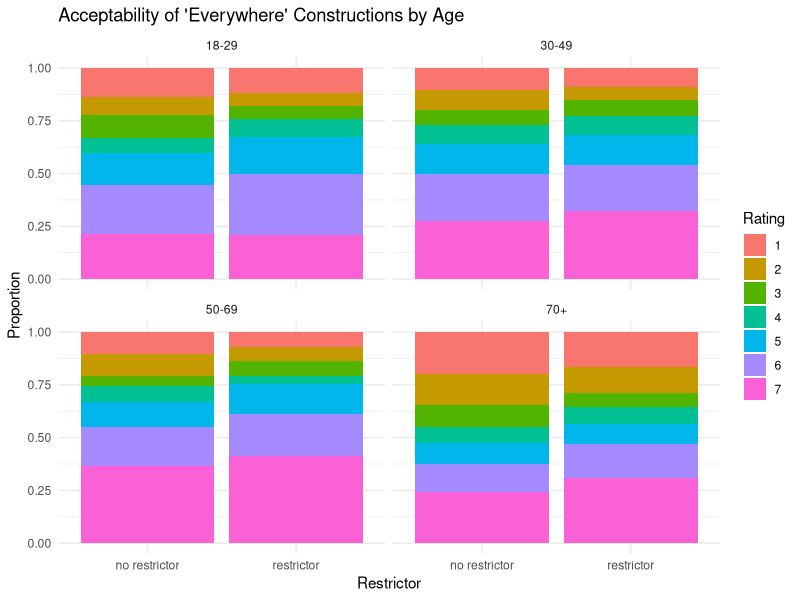
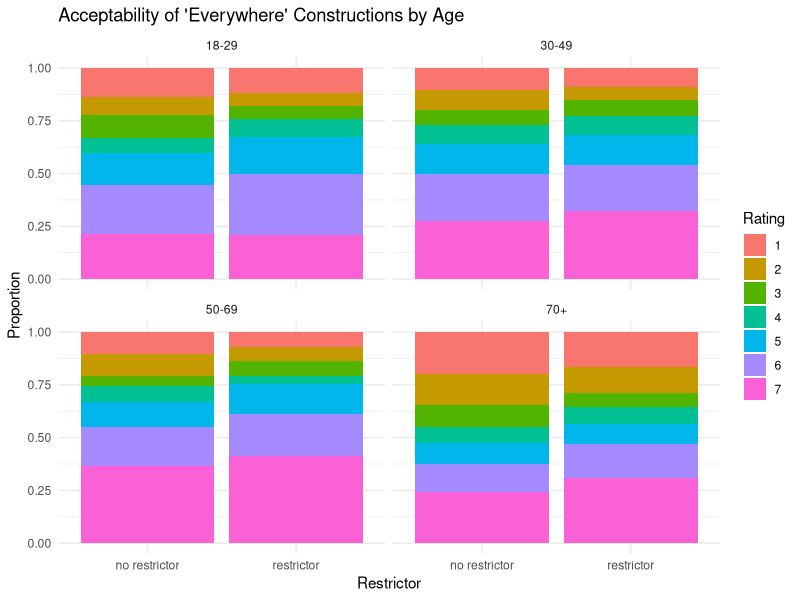

R code for these plots, in order:
# ==============================================================================
# Week 3
# Title: Task C: Acceptability of "Everywhere" Constructions
# Author: Sandria Tran
# Lecture: Questionable Research Practices 
# Workshop: Plot Basics
# Workshop: Summarise, count and group data 
# Date: 2025-10-03
# Topic:  Research cycle | Data viz principles | Quarto documents, data transformation and plottting
# Instructions:
#     (1) Read the sluckin2022/everywhere-loc.csv data.
#     (2) Mutate Restrictor: 0 = "no restrictor", 1 = "restrictor".
#     (3) Mutate Value column to character.
#     (4) Create a filled stacked bar chart by Restrictor, fill by Value,
#         panels by Age.
#     (5) Can you spot differences in rating across age brackets?
# Learning Objectives:
#    (i) Question:
#         (1) What does the research cycle entail?
#            (a) Research Question / Hypothesis 
#            (b) Study Design
#            (c) Data Acquisiton 
#            (d) Data Analysis
#            (e) interpretation
#            (f) Publication / Next Study 
#            (via https://stefanocoretta.github.io/qdal/ch-research-cycle.html)
#          (2) How do the researcher’s degrees of freedom affect research?
#              describes the flexible choices researchers have to:
#              (a) select data for analysis
#              (b) choose statistical methods/models
#              (c) report results 
#              (d) however, excessive degrees of freedom can:
#                  (i)  undermine robustness and reproducibility 
#                  (ii) make published findings less generalizable and reliable
#              (e) open research practices + replication studies increases reproducille, credible science
#           (via https://stefanocoretta.github.io/qdal/ch-research-cycle.html)
#          (3) What are Questionable Research Practices?
#              (a) practices (intentional or not) that undermine robustness of research
#                  (via https://stefanocoretta.github.io/qdal/ch-research-cycle.html)
#          (4) Which characteristic do compelling graphics have?
#              (a) it contains reliable Information
#              (b) patterns become noticable (based on design)
#              (c) attractive, but represents honesty, clarity, and depth
#              (d) enables exploration when its organization is appropriate 
#              (via https://stefanocoretta.github.io/qdal/ch-plotting.html)
#    (ii) Skills:
#              (1) Use Quarto files to create dynamic reports.
#              (2) Filtering rows using filter().
#              (3) Using logical operators to filter data.
#              (4) Create or modify columns with mutate().
# Important Terms & Information:
#       Lecture: https://uoelel.github.io/qml/lectures/week-03.html#/title-slide
#       Textbook (online): https://stefanocoretta.github.io/qdal/ch-transform.html
#       Textbook (PDF): https://stefanocoretta.github.io/qdal/Quantitative-Data-Analysis-for-Linguists-in-R.pdf
# ==============================================================================

library(tidyverse)
library(here)

# Create outputs directory
output_dir <- here("code", "outputs")
if (!dir.exists(output_dir)) dir.create(output_dir, recursive = TRUE)

# Read and transform data
judgements <- read_csv(here("data", "sluckin2022", "everywhere-loc.csv"), show_col_types = FALSE) %>%
  mutate(
    Restrictor = if_else(Restrictor == 0, "no restrictor", "restrictor"),
    Value = as.character(Value)
  )

# Create visualization
p1 <- ggplot(judgements, aes(x = Restrictor, fill = Value)) +
  geom_bar(position = "fill") +
  facet_wrap(~Age) +
  labs(
    title = "Acceptability of 'Everywhere' Constructions by Age",
    x = "Restrictor",
    y = "Proportion",
    fill = "Rating"
  ) +
  theme_minimal()

ggsave(here("code", "Week 3", "TaskC_acceptability_plot.png"), p1, width = 10, height = 6)
ggsave(here("code", "outputs", "Week3_TaskC_acceptability_plot.png"), p1, width = 10, height = 6)

cat("\nPlots saved to:\n")
cat("- code/Week 3/TaskC_acceptability_plot.png\n")
cat("- code/outputs/Week3_TaskC_acceptability_plot.png\n")
